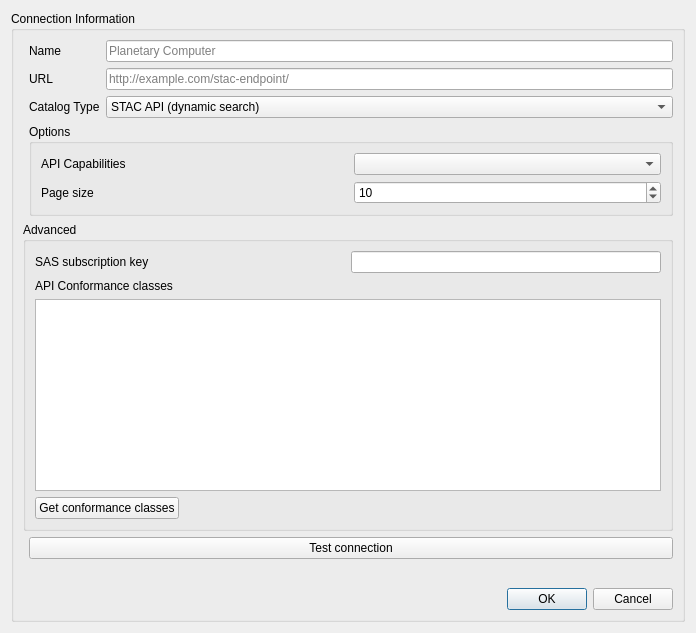
<?xml version="1.0" encoding="UTF-8"?>
<ui version="4.0">
 <class>NewConnectionDialog</class>
 <widget class="QDialog" name="NewConnectionDialog">
  <property name="geometry">
   <rect>
    <x>0</x>
    <y>0</y>
    <width>696</width>
    <height>633</height>
   </rect>
  </property>
  <property name="windowTitle">
   <string>Create a New Connection</string>
  </property>
  <layout class="QHBoxLayout" name="horizontalLayout">
   <item>
    <widget class="QGroupBox" name="connection_box">
     <property name="title">
      <string>Connection Information</string>
     </property>
     <layout class="QGridLayout" name="gridLayout">
      <item row="0" column="2">
       <widget class="QLineEdit" name="name_edit">
        <property name="toolTip">
         <string>Name of the STAC API connection.</string>
        </property>
        <property name="text">
         <string/>
        </property>
        <property name="placeholderText">
         <string>Planetary Computer</string>
        </property>
       </widget>
      </item>
      <item row="1" column="1">
       <widget class="QLabel" name="label_url">
        <property name="text">
         <string>URL</string>
        </property>
       </widget>
      </item>
      <item row="1" column="2">
       <widget class="QLineEdit" name="url_edit">
        <property name="toolTip">
         <string>URL of the connection.</string>
        </property>
        <property name="text">
         <string/>
        </property>
        <property name="placeholderText">
         <string>http://example.com/stac-endpoint/</string>
        </property>
       </widget>
      </item>
      <item row="2" column="1">
       <widget class="QLabel" name="label_catalog_type">
        <property name="text">
         <string>Catalog Type</string>
        </property>
       </widget>
      </item>
      <item row="2" column="2">
       <widget class="QComboBox" name="catalog_type_combo">
        <property name="toolTip">
         <string>Select catalog type: API for STAC API endpoints with /search, Static for static JSON catalogs</string>
        </property>
        <item>
         <property name="text">
          <string>STAC API (dynamic search)</string>
         </property>
        </item>
        <item>
         <property name="text">
          <string>Static Catalog (hierarchical)</string>
         </property>
        </item>
       </widget>
      </item>
      <item row="4" column="0" rowspan="3" colspan="3">
       <widget class="QgsCollapsibleGroupBox" name="collections_group">
        <property name="title">
         <string>Advanced</string>
        </property>
        <property name="collapsed">
         <bool>false</bool>
        </property>
        <layout class="QVBoxLayout" name="verticalLayout_2">
         <item>
          <layout class="QHBoxLayout" name="horizontalLayout_5">
           <item>
            <widget class="QLabel" name="sas_subscription_key_la">
             <property name="enabled">
              <bool>true</bool>
             </property>
             <property name="toolTip">
              <string>&lt;html&gt;&lt;head/&gt;&lt;body&gt;&lt;p&gt;Subscription key that can be used when signing SAS based connection items.&lt;/p&gt;&lt;/body&gt;&lt;/html&gt;</string>
             </property>
             <property name="text">
              <string>SAS subscription key</string>
             </property>
            </widget>
           </item>
           <item>
            <widget class="QLineEdit" name="sas_subscription_key">
             <property name="enabled">
              <bool>true</bool>
             </property>
             <property name="sizePolicy">
              <sizepolicy hsizetype="Preferred" vsizetype="Fixed">
               <horstretch>0</horstretch>
               <verstretch>0</verstretch>
              </sizepolicy>
             </property>
             <property name="toolTip">
              <string>Subscription key that can be used when signing SAS based connection items.</string>
             </property>
            </widget>
           </item>
          </layout>
         </item>
         <item>
          <widget class="QLabel" name="result_collections_la">
           <property name="text">
            <string>API Conformance classes</string>
           </property>
           <property name="wordWrap">
            <bool>true</bool>
           </property>
          </widget>
         </item>
         <item>
          <layout class="QVBoxLayout" name="verticalLayout_5">
           <item>
            <widget class="QTreeView" name="conformances_tree">
             <property name="toolTip">
              <string/>
             </property>
             <property name="editTriggers">
              <set>QAbstractItemView::NoEditTriggers</set>
             </property>
             <property name="selectionMode">
              <enum>QAbstractItemView::MultiSelection</enum>
             </property>
             <property name="indentation">
              <number>5</number>
             </property>
             <property name="sortingEnabled">
              <bool>true</bool>
             </property>
             <property name="allColumnsShowFocus">
              <bool>true</bool>
             </property>
             <property name="wordWrap">
              <bool>true</bool>
             </property>
            </widget>
           </item>
          </layout>
         </item>
         <item>
          <layout class="QHBoxLayout" name="horizontalLayout_4">
           <item>
            <widget class="QPushButton" name="get_conformances_btn">
             <property name="toolTip">
              <string>Get this STAC API conformances, as specified in the API root page. </string>
             </property>
             <property name="text">
              <string>Get conformance classes</string>
             </property>
            </widget>
           </item>
           <item>
            <spacer name="horizontalSpacer_5">
             <property name="orientation">
              <enum>Qt::Horizontal</enum>
             </property>
             <property name="sizeHint" stdset="0">
              <size>
               <width>40</width>
               <height>20</height>
              </size>
             </property>
            </spacer>
           </item>
          </layout>
         </item>
        </layout>
       </widget>
      </item>
      <item row="3" column="1" colspan="2">
       <widget class="QGroupBox" name="groupBox">
        <property name="title">
         <string>Options</string>
        </property>
        <layout class="QVBoxLayout" name="verticalLayout">
         <item>
          <layout class="QHBoxLayout" name="horizontalLayout_3">
           <item>
            <widget class="QLabel" name="support">
             <property name="toolTip">
              <string>Select other capabilities that the API supports.</string>
             </property>
             <property name="text">
              <string>API Capabilities</string>
             </property>
            </widget>
           </item>
           <item>
            <widget class="QComboBox" name="capabilities"/>
           </item>
          </layout>
         </item>
         <item>
          <layout class="QHBoxLayout" name="horizontalLayout_2">
           <item>
            <widget class="QLabel" name="label">
             <property name="text">
              <string>Page size</string>
             </property>
            </widget>
           </item>
           <item>
            <widget class="QgsSpinBox" name="page_size">
             <property name="minimum">
              <number>1</number>
             </property>
             <property name="maximum">
              <number>10000</number>
             </property>
             <property name="value">
              <number>10</number>
             </property>
            </widget>
           </item>
          </layout>
         </item>
        </layout>
       </widget>
      </item>
      <item row="0" column="1">
       <widget class="QLabel" name="label_name">
        <property name="text">
         <string>Name</string>
        </property>
       </widget>
      </item>
      <item row="9" column="2">
       <widget class="QDialogButtonBox" name="buttonBox">
        <property name="orientation">
         <enum>Qt::Horizontal</enum>
        </property>
        <property name="standardButtons">
         <set>QDialogButtonBox::Cancel|QDialogButtonBox::Ok</set>
        </property>
       </widget>
      </item>
      <item row="2" column="1" colspan="2">
       <widget class="QgsAuthConfigSelect" name="auth_config">
        <property name="sizePolicy">
         <sizepolicy hsizetype="Minimum" vsizetype="Maximum">
          <horstretch>0</horstretch>
          <verstretch>0</verstretch>
         </sizepolicy>
        </property>
       </widget>
      </item>
      <item row="7" column="1" colspan="2">
       <widget class="QPushButton" name="test_btn">
        <property name="text">
         <string>Test connection</string>
        </property>
       </widget>
      </item>
      <item row="8" column="2">
       <spacer name="verticalSpacer">
        <property name="orientation">
         <enum>Qt::Vertical</enum>
        </property>
        <property name="sizeHint" stdset="0">
         <size>
          <width>20</width>
          <height>40</height>
         </size>
        </property>
       </spacer>
      </item>
     </layout>
    </widget>
   </item>
  </layout>
 </widget>
 <customwidgets>
  <customwidget>
   <class>QgsAuthConfigSelect</class>
   <extends>QWidget</extends>
   <header>qgsauthconfigselect.h</header>
   <container>1</container>
  </customwidget>
  <customwidget>
   <class>QgsCollapsibleGroupBox</class>
   <extends>QGroupBox</extends>
   <header>qgscollapsiblegroupbox.h</header>
   <container>1</container>
  </customwidget>
  <customwidget>
   <class>QgsSpinBox</class>
   <extends>QSpinBox</extends>
   <header>qgsspinbox.h</header>
  </customwidget>
 </customwidgets>
 <resources/>
 <connections>
  <connection>
   <sender>buttonBox</sender>
   <signal>rejected()</signal>
   <receiver>NewConnectionDialog</receiver>
   <slot>reject()</slot>
   <hints>
    <hint type="sourcelabel">
     <x>550</x>
     <y>425</y>
    </hint>
    <hint type="destinationlabel">
     <x>364</x>
     <y>225</y>
    </hint>
   </hints>
  </connection>
  <connection>
   <sender>buttonBox</sender>
   <signal>accepted()</signal>
   <receiver>NewConnectionDialog</receiver>
   <slot>accept()</slot>
   <hints>
    <hint type="sourcelabel">
     <x>550</x>
     <y>365</y>
    </hint>
    <hint type="destinationlabel">
     <x>364</x>
     <y>195</y>
    </hint>
   </hints>
  </connection>
 </connections>
</ui>
